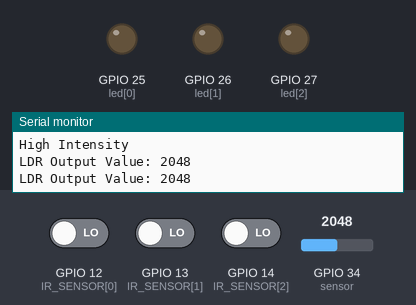
A sketch run on a simulated ESP32. Parts: output pins drawn as LEDs (lit = HIGH), the last lines printed to the serial monitor. Inputs (shaded band) come from the test bench; at power-on: GPIO 34 (sensor) = 2048, GPIO 12 (IR_SENSOR[0]) LOW, GPIO 13 (IR_SENSOR[1]) LOW, GPIO 14 (IR_SENSOR[2]) LOW. WiFi joins after 1.5 s; servers stay silent unless stated; uploads are accepted with an empty reply.

Above: at 3.2 s.
3.3 s: GPIO 34 (sensor) set to 110
4.8 s: GPIO 34 (sensor) set to 94
At 5.9 s:
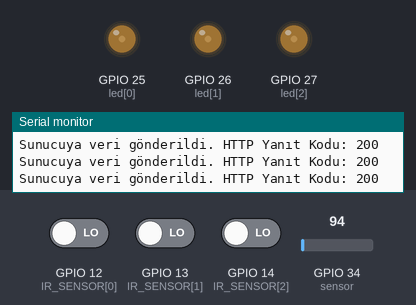
At 7.5 s:
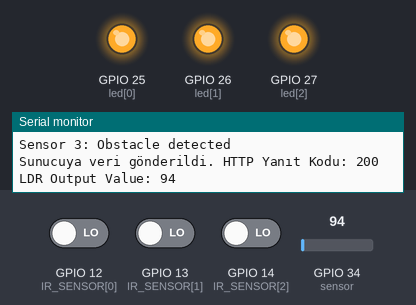
7.8 s: GPIO 34 (sensor) set to 491
At 8.31 s:
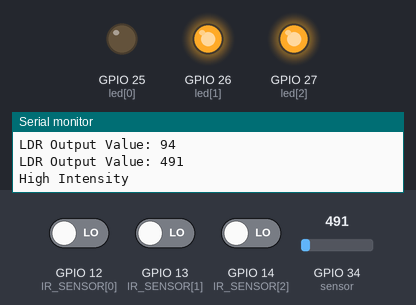
Timing chart, 0 to 10.8 s (numbered marks = the images above; inputs shaded):
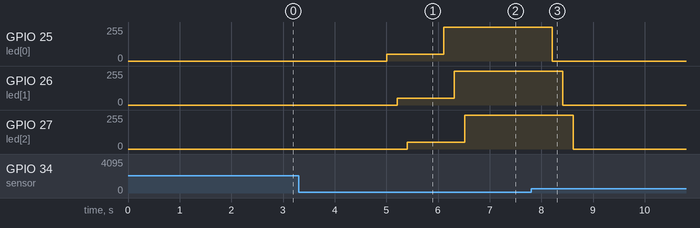

Measured:
- the behaviour switches between 101 and 100 on GPIO 34 (sensor) (found by bisection; images 0 and 1)
- after the input at 4.8 s, GPIO 25 (led[0]): 0/255 → 50/255 after 0.21 s, → 255/255 1.1 s later; GPIO 26 (led[1]): 0/255 → 50/255 after 0.41 s, → 255/255 1.1 s later; GPIO 27 (led[2]): 0/255 → 50/255 after 0.61 s, → 255/255 1.1 s later
- after the input at 7.8 s, GPIO 25 (led[0]): 255/255 → 0/255 after 0.42 s; GPIO 26 (led[1]): 255/255 → 0/255 after 0.62 s; GPIO 27 (led[2]): 255/255 → 0/255 after 0.82 s

The sketch:

esp32_motion_detection.ino
```cpp
#include <WiFi.h>             // ESP32 Wi-Fi kütüphanesi
#include <WebServer.h>        // ESP32 Web Server kütüphanesi
#include <HTTPClient.h>

// Wi-Fi bilgileri
const char* ssid = "Ceyda";      // Wi-Fi ağ adı
const char* password = "merhabalarben1234";       // Wi-Fi şifresi

const char* serverUrl = "http://172.20.10.5:5000/data";


int LDR_Val = 0;                // Variable to store photoresistor value
int sensor = 34;                // Analog Input for photoresistor
int led[] = {25, 26, 27};           // LED output Pins
const int IR_SENSOR[] = {12, 13, 14}; // Infrared sensor Pins
unsigned long smpltmr[] = {0, 0, 0}; // Sampling timers for IR sensors
unsigned long ledTimer[] = {0, 0, 0}; // LED timers for independent control
bool ledOn[] = {0, 0, 0};  // LED state for each sensor
byte lastSt[] = {0xFF, 0xFF, 0xFF};   // Last states for IR sensors
byte fixedSt[] = {0xFF, 0xFF, 0xFF};  // Fixed states for IR sensors
bool ldrState = false;          // High Intensity (true) or Low Intensity (false)
int check_old_led[] = {0, 0, 0};

void updateLedState(int index, int state) {
    ledOn[index] = state;
}

int check_led(int ledIndex, int value){
  if(check_old_led[ledIndex] == value){
    return 1;
  }
  else{
    check_old_led[ledIndex] = value;
    return 0;
  }
}

String get_json_data(int ledIndex, int value) {
    if (ledIndex < 0 || ledIndex >= 3) { // Geçerli bir index kontrolü
        return "{\"error\": \"Invalid LED index\"}";
    }
    if(!check_led(ledIndex, value)){
      String jsonResponse = "{";
      jsonResponse += "\"LED" + String(ledIndex + 1) + "_Status\": " + String(value);
      jsonResponse += "}";
      // Serial.println("Sending data: " + jsonResponse);

      return jsonResponse;
    }
    else{
      return "";
    }
}


void sendDataToServer(int ledIndex, int value) {
  if (WiFi.status() == WL_CONNECTED) {
    HTTPClient http; // HTTP istemci nesnesi

    http.begin(serverUrl); // Sunucu adresini başlat
    http.addHeader("Content-Type", "application/json"); // JSON gönderimi için header ekle

    String json_data = get_json_data(ledIndex, value);
    if(json_data != ""){
    int httpResponseCode = http.POST(json_data); // Veri gönderimi (POST isteği)
    if (httpResponseCode > 0) {
      Serial.println("Sunucuya veri gönderildi. HTTP Yanıt Kodu: " + String(httpResponseCode));
    } else {
      Serial.println("Veri gönderim hatası: " + String(http.errorToString(httpResponseCode).c_str()));
    }

    http.end(); // İstek tamamlandı
    }
  } else {
    Serial.println("WiFi bağlantısı yok. Veri gönderilemedi.");
  }
}


void setup() {
      WiFi.begin(ssid, password);
    while (WiFi.status() != WL_CONNECTED) {
        delay(1000);
        Serial.println("Connecting to WiFi...");
    }
    Serial.println("WiFi connected. IP Address: " + WiFi.localIP().toString());

  for (int i = 0; i < 3; i++) {
    pinMode(IR_SENSOR[i], INPUT); // Set IR sensor pins as input
    pinMode(led[i], OUTPUT);      // Set LED pins as output
  }
  Serial.begin(115200);          // Baud rate for serial communication
}


void loop() {
  // LDR okuma ve ışık yoğunluğu kontrolü
  LDR_Val = analogRead(sensor); // LDR değerini oku
  Serial.print("LDR Output Value: ");
  Serial.println(LDR_Val); // LDR değerini seri monitöre yazdır

  // Eğer ışık yoğunluğu yüksekse
  if (LDR_Val > 100) {
    if (!ldrState) { // Eğer önceden Low Intensity durumundaydıysa
      Serial.println("High Intensity");
      for (int i = 0; i < 3; i++) {
        analogWrite(led[i], 0); // LED'leri kapat
        updateLedState(i, 0);       // LED durumunu güncelle
        sendDataToServer(i, 0);
      }
      ldrState = true;          // High Intensity durumuna geçiş
    }
  }
  else { // Eğer ışık yoğunluğu düşükse
    if (ldrState) { // Eğer önceden High Intensity durumundaydıysa
      Serial.println("Low Intensity... Checking motion.");
      for (int i = 0; i < 3; i++) {
        analogWrite(led[i], 50); // LED'leri düşük yoğunlukta yak
        updateLedState(i, 1);;          // LED açık duruma geçer
        sendDataToServer(i, 1);
      }
      ldrState = false;          // Low Intensity durumuna geçiş
    }

    for (int i = 0; i < 3; i++) {
      // Her sensör için IR kontrolü
      if (millis() - smpltmr[i] >= 40) {
        smpltmr[i] = millis();
        byte st = digitalRead(IR_SENSOR[i]);
        int cmp = (st == lastSt[i]);
        lastSt[i] = st;

        if (cmp && st != fixedSt[i]) {
          fixedSt[i] = st;
          st = (~st) & 0x01; // Durumu ters çevir
          if (st == 1) {
            Serial.print("Sensor ");
            Serial.print(i + 1);
            Serial.println(": Obstacle detected");
            analogWrite(led[i], 255); // LED yüksek yoğunlukta yanar
            updateLedState(i, 2);;          // LED açık duruma geçer
            sendDataToServer(i, 2);
            ledTimer[i] = millis();   // Zamanlayıcı başlatılır
          }
          else {
            Serial.print("Sensor ");
            Serial.print(i + 1);
            Serial.println(": Obstacle cleared");
            analogWrite(led[i], 50);  // LED düşük yoğunlukta yanar
            updateLedState(i, 1);        // LED kapalı duruma geçer
            sendDataToServer(i, 1);
          }
        }
      }

      // LED'in açık kalma süresini kontrol et
      if (ledOn[i] && millis() - ledTimer[i] >= 3000) {
        analogWrite(led[i], 50); // LED düşük yoğunlukta yanar
        updateLedState(i, 1);        // LED kapalı duruma geçer
        sendDataToServer(i, 1);        // LED kapalı duruma geçer
      }
    }
  }
  delay(500); // LDR değerini kontrol etmek için kısa bir gecikme
}
```
